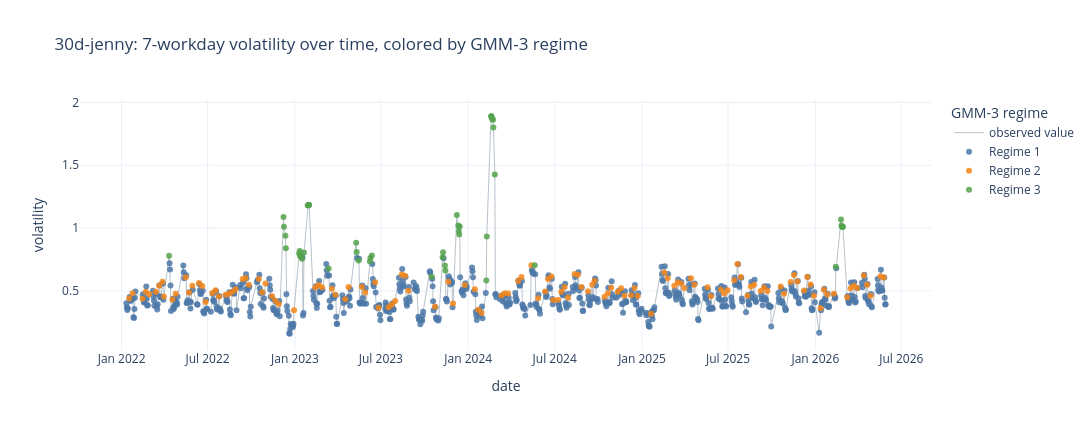

The code cell stored with this chart in its notebook:
### Markdown cell above
### Regime-colored time series

灰线保留连续的数值轨迹；彩色小点是 GMM-3 的最大后验 regime。点的 hover 信息包含该标签的后验概率，低概率点位于成分边界，不能过度解读。

### Code cell
REGIME_COLORS = {
    'Regime 1': '#4C78A8',
    'Regime 2': '#F58518',
    'Regime 3': '#54A24B',
}

def plot_regime_series(value_col: str, title: str, yaxis_title: str, add_zero_line: bool = False) -> go.Figure:
    fig = go.Figure()
    fig.add_trace(go.Scatter(
        x=state_obs['transdate'], y=state_obs[value_col],
        mode='lines', name='observed value',
        line=dict(color='#B8C2CC', width=1), hoverinfo='skip',
    ))
    for regime in sorted(state_obs['regime'].unique()):
        subset = state_obs.loc[state_obs['regime'] == regime]
        fig.add_trace(go.Scatter(
            x=subset['transdate'], y=subset[value_col],
            mode='markers', name=regime,
            marker=dict(color=REGIME_COLORS[regime], size=6, opacity=0.85),
            customdata=np.column_stack([subset['regime_probability'], subset['regime_entropy'], subset['qty']]),
            hovertemplate=(
                'date: %{x|%Y-%m-%d}<br>' + yaxis_title + ': %{y:.4f}<br>'
                'posterior: %{customdata[0]:.3f}<br>entropy: %{customdata[1]:.3f}<br>qty: %{customdata[2]:,.0f}<extra>' + regime + '</extra>'
            ),
        ))
    if add_zero_line:
        fig.add_hline(y=0, line_dash='dash', line_color='#555555', line_width=1)
    fig.update_layout(
        title=title, template='plotly_white', width=1100, height=430,
        xaxis_title='date', yaxis_title=yaxis_title,
        legend_title='GMM-3 regime', hovermode='closest',
    )
    return fig

fig_volatility = plot_regime_series(
    'volatility',
    f'30d-jenny: {VOL_WINDOW}-workday volatility over time, colored by GMM-3 regime',
    'volatility',
)
fig_volatility.show()

### Figure 1 — Plotly figure (JSON) as saved in the notebook; plotly's stock layout.template omitted (floating-point values rounded to 4 significant figures; data arrays with more than 128 entries replaced by an {"elided": "..."} marker saying what was removed)
{"data": [{"hoverinfo": "skip", "line": {"color": "#B8C2CC", "width": 1}, "mode": "lines", "name": "observed value", "type": "scatter", "x": {"elided": "831 str values"}, "y": {"elided": "831 float values"}}, {"customdata": {"elided": "650x3 float values"}, "hovertemplate": "date: %{x|%Y-%m-%d}<br>volatility: %{y:.4f}<br>posterior: %{customdata[0]:.3f}<br>entropy: %{customdata[1]:.3f}<br>qty: %{customdata[2]:,.0f}<extra>Regime 1</extra>", "marker": {"color": "#4C78A8", "opacity": 0.85, "size": 6}, "mode": "markers", "name": "Regime 1", "type": "scatter", "x": {"elided": "650 str values"}, "y": {"elided": "650 float values"}}, {"customdata": {"elided": "133x3 float values"}, "hovertemplate": "date: %{x|%Y-%m-%d}<br>volatility: %{y:.4f}<br>posterior: %{customdata[0]:.3f}<br>entropy: %{customdata[1]:.3f}<br>qty: %{customdata[2]:,.0f}<extra>Regime 2</extra>", "marker": {"color": "#F58518", "opacity": 0.85, "size": 6}, "mode": "markers", "name": "Regime 2", "type": "scatter", "x": {"elided": "133 str values"}, "y": {"elided": "133 float values"}}, {"customdata": {"elided": "48x3 float values"}, "hovertemplate": "date: %{x|%Y-%m-%d}<br>volatility: %{y:.4f}<br>posterior: %{customdata[0]:.3f}<br>entropy: %{customdata[1]:.3f}<br>qty: %{customdata[2]:,.0f}<extra>Regime 3</extra>", "marker": {"color": "#54A24B", "opacity": 0.85, "size": 6}, "mode": "markers", "name": "Regime 3", "type": "scatter", "x": ["2022-04-11T00:00:00", "2022-12-08T00:00:00", "2022-12-09T00:00:00", "2022-12-12T00:00:00", "2022-12-13T00:00:00", "2023-01-10T00:00:00", "2023-01-11T00:00:00", "2023-01-12T00:00:00", "2023-01-13T00:00:00", "2023-01-16T00:00:00", "2023-01-20T00:00:00", "2023-01-28T00:00:00", "2023-01-29T00:00:00", "2023-01-30T00:00:00", "2023-01-31T00:00:00", "2023-03-13T00:00:00", "2023-05-10T00:00:00", "2023-05-11T00:00:00", "2023-05-15T00:00:00", "2023-06-08T00:00:00", "2023-06-09T00:00:00", "2023-06-12T00:00:00", "2023-10-16T00:00:00", "2023-11-08T00:00:00", "2023-11-09T00:00:00", "2023-11-13T00:00:00", "2023-11-14T00:00:00", "2023-12-08T00:00:00", "2023-12-11T00:00:00", "2023-12-12T00:00:00", "2023-12-13T00:00:00", "2023-12-14T00:00:00", "2024-02-08T00:00:00", "2024-02-09T00:00:00", "2024-02-18T00:00:00", "2024-02-19T00:00:00", "2024-02-20T00:00:00", "2024-02-21T00:00:00", "2024-02-22T00:00:00", "2024-02-23T00:00:00", "2024-02-26T00:00:00", "2024-05-20T00:00:00", "2026-02-13T00:00:00", "2026-02-24T00:00:00", "2026-02-25T00:00:00", "2026-02-26T00:00:00", "2026-02-27T00:00:00", "2026-02-28T00:00:00"], "y": [0.7803, 1.089, 1.012, 0.9382, 0.8402, 0.7971, 0.8173, 0.7787, 0.7761, 0.7558, 0.806, 1.18, 1.181, 1.186, 1.183, 0.6789, 0.8835, 0.8108, 0.742, 0.7336, 0.763, 0.7816, 0.6138, 0.7683, 0.8086, 0.703, 0.662, 1.104, 1.021, 0.9767, 0.9487, 1.013, 0.5822, 0.934, 1.89, 1.89, 1.873, 1.866, 1.862, 1.799, 1.427, 0.7051, 0.6919, 1.069, 1.022, 1.014, 1.01, 1.011]}], "layout": {"height": 430, "hovermode": "closest", "legend": {"title": {"text": "GMM-3 regime"}}, "title": {"text": "30d-jenny: 7-workday volatility over time, colored by GMM-3 regime"}, "width": 1100, "xaxis": {"title": {"text": "date"}}, "yaxis": {"title": {"text": "volatility"}}}}
